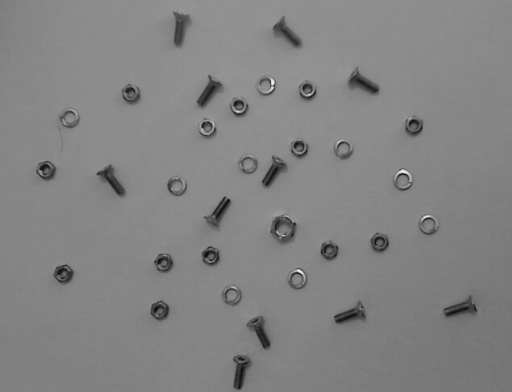
%> input picture Exercise 2/input_image.png, 512 x 392 px
$ octave Monitoring_bolts.m   (GNU Octave 9; MATLAB toolbox functions it lacks are replaced by stand-ins)
%> lines starting %> are read from the running program, lines starting %| are printed output that depends on the picture; in (x1, y1, x2, y2) boxes, pixels count from 0 and x2, y2 are one past the last pixel; in counts of white or black regions, pixels touching at a corner belong together; the program's own positions count from 1
close all
clear all
%a)
I = im2double(imread('input_image.png'));
%> I: size 392x512 double; min 0.0353, max 0.941, mean 0.515
figure
imshow(I)
%b)
h_r = fspecial('sobel');
h_c = h_r';
I_x = imfilter(I,h_c);
I_y = imfilter(I,h_r);
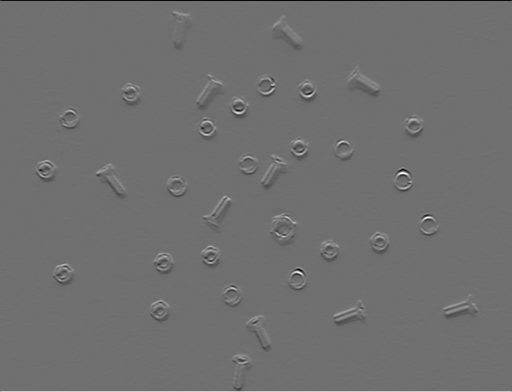
%> I_y: size 392x512 double; min -2.4, max 3.07, mean 0.000588; drawn with min black and max white
I_mag = sqrt(I_x.^2+I_y.^2);
I_dir = rad2deg(atan(I_x./I_y));
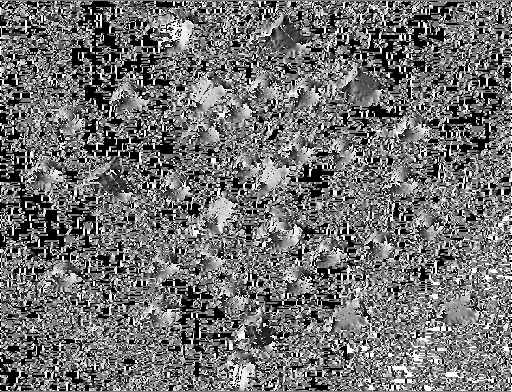
%> I_dir: size 392x512 double; 6.17% of the values are NaN or infinite; the others: min -90, max 90, mean -5.43; drawn with min black, max white, NaN and infinite black
%c)
im_hist = imhist(I);
%> im_hist = 256 values, max 16397 at index 135, min 0 at index 1, mean 784
[bg_count bg_c] = max(im_hist);
%> bg_count = 16397; bg_c = 135
thr = 30/255;
bg_c = bg_c/255;
%> bg_c = 0.529
mask = I > bg_c+thr | I < bg_c-thr;
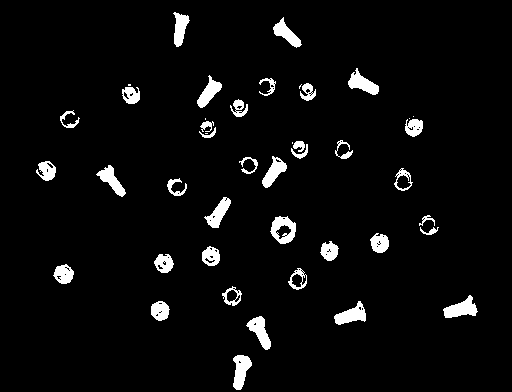
%> mask: size 392x512 logical; 4.4% white; 44 white regions (7 under 20 px), largest, box (x1, y1, x2, y2) and area: (443, 295, 478, 318) 439, (270, 216, 296, 244) 429, (233, 355, 252, 390) 424
%d)
B = strel('disk',5);
mask = imclose(mask,B);
%> mask: size 392x512 logical; 5% white; 34 white regions, largest, box (x1, y1, x2, y2) and area: (270, 216, 296, 244) 541, (443, 295, 478, 318) 447, (233, 355, 252, 390) 427
%e)
labelled = bwlabel(mask);
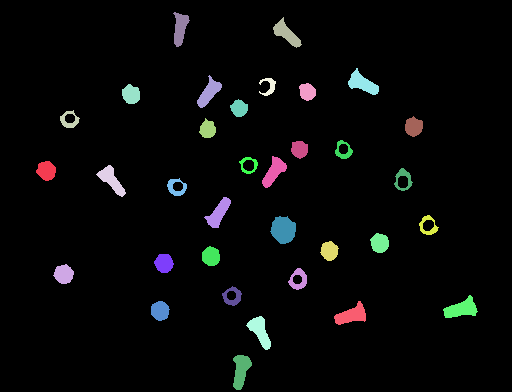
%> labelled: size 392x512 double; 35 distinct labels, from 0 to 34; one colour per label, 0 black
%f)
bolts = 0;
for i=1:max(labelled(:))
%f.I)
mask_obj_i = (labelled == i);
%f.II)
[r c] = find(mask_obj_i);
b = 10;
r_max = min(max(r)+b,size(I,1));
c_max = min(max(c)+b,size(I,2));
r_min = max(min(r)-b,1);
c_min = max(min(c)-b,1);
crop_mag = I_mag(r_min:r_max,c_min:c_max);
crop_dir = I_dir(r_min:r_max,c_min:c_max);
%f.III)
angle_v = crop_dir(crop_mag>0.2*max(crop_mag(:)));
%f.IV)
[h_angle,x] = hist(angle_v,[-90 -60 -30 0 30 60 90]);
h_angle(1) = h_angle(1) + h_angle(end);
h_angle = h_angle(1:end-1);
%> (the run ends here)
